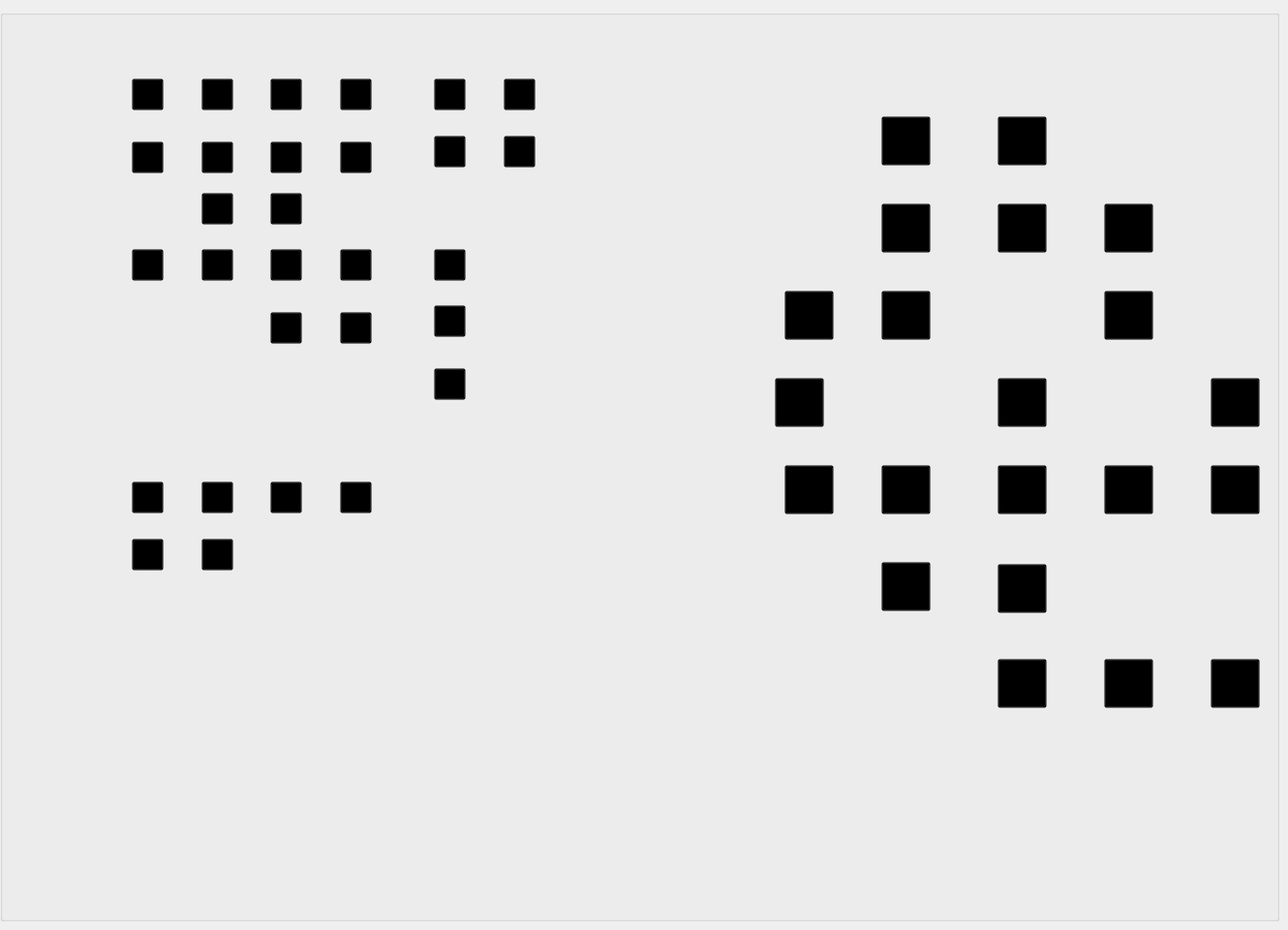
       <widget class="QWidget" name="Mapa">
        <widget class="QGroupBox" name="groupBox_2">
         <property name="geometry">
          <rect>
           <x>0</x>
           <y>10</y>
           <width>1321</width>
           <height>941</height>
          </rect>
         </property>
         <property name="styleSheet">
          <string notr="true"/>
         </property>
         <property name="title">
          <string/>
         </property>
         <widget class="QLabel" name="mapaGRAFICO">
          <property name="geometry">
           <rect>
            <x>0</x>
            <y>0</y>
            <width>836</width>
            <height>618</height>
           </rect>
          </property>
          <property name="styleSheet">
           <string notr="true">border-image: url(:/Imagenes/Alumno/Mapa_ICC.jpg);</string>
          </property>
          <property name="text">
           <string/>
          </property>
         </widget>
         <widget class="QPushButton" name="mater2">
          <property name="geometry">
           <rect>
            <x>136</x>
            <y>136</y>
            <width>33</width>
            <height>33</height>
           </rect>
          </property>
          <property name="styleSheet">
           <string notr="true">QPushButton{
	background-color: transparent;
	border-image: url(:/Imagenes/Alumno/candadoF.png);
}
</string>
          </property>
          <property name="text">
           <string/>
          </property>
         </widget>
         <widget class="QPushButton" name="mater22">
          <property name="geometry">
           <rect>
            <x>351</x>
            <y>487</y>
            <width>33</width>
            <height>33</height>
           </rect>
          </property>
          <property name="styleSheet">
           <string notr="true">QPushButton{
	background-color: transparent;
	border-image: url(:/Imagenes/Alumno/candadoF.png);
}
</string>
          </property>
          <property name="text">
           <string/>
          </property>
         </widget>
         <widget class="QPushButton" name="mater17">
          <property name="geometry">
           <rect>
            <x>279</x>
            <y>487</y>
            <width>33</width>
            <height>33</height>
           </rect>
          </property>
          <property name="styleSheet">
           <string notr="true">QPushButton{
	background-color: transparent;
	border-image: url(:/Imagenes/Alumno/candadoF.png);
}
</string>
          </property>
          <property name="text">
           <string/>
          </property>
         </widget>
         <widget class="QPushButton" name="mater10">
          <property name="geometry">
           <rect>
            <x>208</x>
            <y>487</y>
            <width>33</width>
            <height>33</height>
           </rect>
          </property>
          <property name="styleSheet">
           <string notr="true">QPushButton{
	background-color: transparent;
	border-image: url(:/Imagenes/Alumno/candadoF.png);
}
</string>
          </property>
          <property name="text">
           <string/>
          </property>
         </widget>
         <widget class="QPushButton" name="mater4">
          <property name="geometry">
           <rect>
            <x>136</x>
            <y>487</y>
            <width>33</width>
            <height>33</height>
           </rect>
          </property>
          <property name="styleSheet">
           <string notr="true">QPushButton{
	background-color: transparent;
	border-image: url(:/Imagenes/Alumno/candadoF.png);
}
</string>
          </property>
          <property name="text">
           <string/>
          </property>
         </widget>
         <widget class="QPushButton" name="mater5">
          <property name="geometry">
           <rect>
            <x>136</x>
            <y>546</y>
            <width>33</width>
            <height>33</height>
           </rect>
          </property>
          <property name="styleSheet">
           <string notr="true">QPushButton{
	background-color: transparent;
	border-image: url(:/Imagenes/Alumno/candadoF.png);
}
</string>
          </property>
          <property name="text">
           <string/>
          </property>
         </widget>
         <widget class="QPushButton" name="mater11">
          <property name="geometry">
           <rect>
            <x>208</x>
            <y>546</y>
            <width>33</width>
            <height>33</height>
           </rect>
          </property>
          <property name="styleSheet">
           <string notr="true">QPushButton{
	background-color: transparent;
	border-image: url(:/Imagenes/Alumno/candadoF.png);
}
</string>
          </property>
          <property name="text">
           <string/>
          </property>
         </widget>
         <widget class="QPushButton" name="mater7">
          <property name="geometry">
           <rect>
            <x>208</x>
            <y>136</y>
            <width>33</width>
            <height>33</height>
           </rect>
          </property>
          <property name="styleSheet">
           <string notr="true">QPushButton{
	background-color: transparent;
	border-image: url(:/Imagenes/Alumno/candadoF.png);
}
</string>
          </property>
          <property name="text">
           <string/>
          </property>
         </widget>
         <widget class="QPushButton" name="mater1">
          <property name="geometry">
           <rect>
            <x>136</x>
            <y>71</y>
            <width>33</width>
            <height>33</height>
           </rect>
          </property>
          <property name="styleSheet">
           <string notr="true">QPushButton{
	background-color: transparent;
	border-image: url(:/Imagenes/Alumno/candadoF.png);
}
</string>
          </property>
          <property name="text">
           <string/>
          </property>
         </widget>
         <widget class="QPushButton" name="mater8">
          <property name="geometry">
           <rect>
            <x>208</x>
            <y>189</y>
            <width>33</width>
            <height>33</height>
           </rect>
          </property>
          <property name="styleSheet">
           <string notr="true">QPushButton{
	background-color: transparent;
	border-image: url(:/Imagenes/Alumno/candadoF.png);
}
</string>
          </property>
          <property name="text">
           <string/>
          </property>
         </widget>
         <widget class="QPushButton" name="mater14">
          <property name="geometry">
           <rect>
            <x>279</x>
            <y>189</y>
            <width>33</width>
            <height>33</height>
           </rect>
          </property>
          <property name="styleSheet">
           <string notr="true">QPushButton{
	background-color: transparent;
	border-image: url(:/Imagenes/Alumno/candadoF.png);
}
</string>
          </property>
          <property name="text">
           <string/>
          </property>
         </widget>
         <widget class="QPushButton" name="mater13">
          <property name="geometry">
           <rect>
            <x>279</x>
            <y>136</y>
            <width>33</width>
            <height>33</height>
           </rect>
          </property>
          <property name="styleSheet">
           <string notr="true">QPushButton{
	background-color: transparent;
	border-image: url(:/Imagenes/Alumno/candadoF.png);
}
</string>
          </property>
          <property name="text">
           <string/>
          </property>
         </widget>
         <widget class="QPushButton" name="mater19">
          <property name="geometry">
           <rect>
            <x>351</x>
            <y>136</y>
            <width>33</width>
            <height>33</height>
           </rect>
          </property>
          <property name="styleSheet">
           <string notr="true">QPushButton{
	background-color: transparent;
	border-image: url(:/Imagenes/Alumno/candadoF.png);
}
</string>
          </property>
          <property name="text">
           <string/>
          </property>
         </widget>
         <widget class="QPushButton" name="mater18">
          <property name="geometry">
           <rect>
            <x>351</x>
            <y>71</y>
            <width>33</width>
            <height>33</height>
           </rect>
          </property>
          <property name="styleSheet">
           <string notr="true">QPushButton{
	background-color: transparent;
	border-image: url(:/Imagenes/Alumno/candadoF.png);
}
</string>
          </property>
          <property name="text">
           <string/>
          </property>
         </widget>
         <widget class="QPushButton" name="mater12">
          <property name="geometry">
           <rect>
            <x>279</x>
            <y>71</y>
            <width>33</width>
            <height>33</height>
           </rect>
          </property>
          <property name="styleSheet">
           <string notr="true">QPushButton{
	background-color: transparent;
	border-image: url(:/Imagenes/Alumno/candadoF.png);
}
</string>
          </property>
          <property name="text">
           <string/>
          </property>
         </widget>
         <widget class="QPushButton" name="mater6">
          <property name="geometry">
           <rect>
            <x>208</x>
            <y>71</y>
            <width>33</width>
            <height>33</height>
           </rect>
          </property>
          <property name="styleSheet">
           <string notr="true">QPushButton{
	background-color: transparent;
	border-image: url(:/Imagenes/Alumno/candadoF.png);
}
</string>
          </property>
          <property name="text">
           <string/>
          </property>
         </widget>
         <widget class="QPushButton" name="mater9">
          <property name="geometry">
           <rect>
            <x>208</x>
            <y>247</y>
            <width>33</width>
            <height>33</height>
           </rect>
          </property>
          <property name="styleSheet">
           <string notr="true">QPushButton{
	background-color: transparent;
	border-image: url(:/Imagenes/Alumno/candadoF.png);
}
</string>
          </property>
          <property name="text">
           <string/>
          </property>
         </widget>
         <widget class="QPushButton" name="mater3">
          <property name="geometry">
           <rect>
            <x>136</x>
            <y>247</y>
            <width>33</width>
            <height>33</height>
           </rect>
          </property>
          <property name="styleSheet">
           <string notr="true">QPushButton{
	background-color: transparent;
	border-image: url(:/Imagenes/Alumno/candadoF.png);
}
</string>
          </property>
          <property name="text">
           <string/>
          </property>
         </widget>
         <widget class="QPushButton" name="mater26">
          <property name="geometry">
           <rect>
            <x>448</x>
            <y>305</y>
            <width>33</width>
            <height>33</height>
           </rect>
          </property>
          <property name="styleSheet">
           <string notr="true">QPushButton{
	background-color: transparent;
	border-image: url(:/Imagenes/Alumno/candadoF.png);
}
</string>
          </property>
          <property name="text">
           <string/>
          </property>
         </widget>
         <widget class="QPushButton" name="mater27">
          <property name="geometry">
           <rect>
            <x>448</x>
            <y>370</y>
            <width>33</width>
            <height>33</height>
           </rect>
          </property>
          <property name="styleSheet">
           <string notr="true">QPushButton{
	background-color: transparent;
	border-image: url(:/Imagenes/Alumno/candadoF.png);
}
</string>
          </property>
          <property name="text">
           <string/>
          </property>
         </widget>
         <widget class="QPushButton" name="mater21">
          <property name="geometry">
           <rect>
            <x>351</x>
            <y>312</y>
            <width>33</width>
            <height>33</height>
           </rect>
          </property>
          <property name="styleSheet">
           <string notr="true">QPushButton{
	background-color: transparent;
	border-image: url(:/Imagenes/Alumno/candadoF.png);
}
</string>
          </property>
          <property name="text">
           <string/>
          </property>
         </widget>
         <widget class="QPushButton" name="mater20">
          <property name="geometry">
           <rect>
            <x>351</x>
            <y>247</y>
            <width>33</width>
            <height>33</height>
           </rect>
          </property>
          <property name="styleSheet">
           <string notr="true">QPushButton{
	background-color: transparent;
	border-image: url(:/Imagenes/Alumno/candadoF.png);
}
</string>
          </property>
          <property name="text">
           <string/>
          </property>
         </widget>
         <widget class="QPushButton" name="mater32">
          <property name="geometry">
           <rect>
            <x>810</x>
            <y>470</y>
            <width>51</width>
            <height>51</height>
           </rect>
          </property>
          <property name="styleSheet">
           <string notr="true">QPushButton{
	background-color: transparent;
	border-image: url(:/Imagenes/Alumno/candadoF.png);
}
</string>
          </property>
          <property name="text">
           <string/>
          </property>
         </widget>
         <widget class="QPushButton" name="mater16">
          <property name="geometry">
           <rect>
            <x>279</x>
            <y>312</y>
            <width>33</width>
            <height>33</height>
           </rect>
          </property>
          <property name="styleSheet">
           <string notr="true">QPushButton{
	background-color: transparent;
	border-image: url(:/Imagenes/Alumno/candadoF.png);
}
</string>
          </property>
          <property name="text">
           <string/>
          </property>
         </widget>
         <widget class="QPushButton" name="mater25">
          <property name="geometry">
           <rect>
            <x>448</x>
            <y>247</y>
            <width>33</width>
            <height>33</height>
           </rect>
          </property>
          <property name="styleSheet">
           <string notr="true">QPushButton{
	background-color: transparent;
	border-image: url(:/Imagenes/Alumno/candadoF.png);
}
</string>
          </property>
          <property name="text">
           <string/>
          </property>
         </widget>
         <widget class="QPushButton" name="mater15">
          <property name="geometry">
           <rect>
            <x>279</x>
            <y>247</y>
            <width>33</width>
            <height>33</height>
           </rect>
          </property>
          <property name="styleSheet">
           <string notr="true">QPushButton{
	background-color: transparent;
	border-image: url(:/Imagenes/Alumno/candadoF.png);
}
</string>
          </property>
          <property name="text">
           <string/>
          </property>
         </widget>
         <widget class="QPushButton" name="mater37">
          <property name="geometry">
           <rect>
            <x>910</x>
            <y>570</y>
            <width>51</width>
            <height>51</height>
           </rect>
          </property>
          <property name="styleSheet">
           <string notr="true">QPushButton{
	background-color: transparent;
	border-image: url(:/Imagenes/Alumno/candadoF.png);
}
</string>
          </property>
          <property name="text">
           <string/>
          </property>
         </widget>
         <widget class="QPushButton" name="mater41">
          <property name="geometry">
           <rect>
            <x>1030</x>
            <y>470</y>
            <width>51</width>
            <height>51</height>
           </rect>
          </property>
          <property name="styleSheet">
           <string notr="true">QPushButton{
	background-color: transparent;
	border-image: url(:/Imagenes/Alumno/candadoF.png);
}
</string>
          </property>
          <property name="text">
           <string/>
          </property>
         </widget>
         <widget class="QPushButton" name="mater29">
          <property name="geometry">
           <rect>
            <x>520</x>
            <y>130</y>
            <width>33</width>
            <height>33</height>
           </rect>
          </property>
          <property name="styleSheet">
           <string notr="true">QPushButton{
	background-color: transparent;
	border-image: url(:/Imagenes/Alumno/candadoF.png);
}
</string>
          </property>
          <property name="text">
           <string/>
          </property>
         </widget>
         <widget class="QPushButton" name="mater42">
          <property name="geometry">
           <rect>
            <x>1030</x>
            <y>572</y>
            <width>51</width>
            <height>51</height>
           </rect>
          </property>
          <property name="styleSheet">
           <string notr="true">QPushButton{
	background-color: transparent;
	border-image: url(:/Imagenes/Alumno/candadoF.png);
}
</string>
          </property>
          <property name="text">
           <string/>
          </property>
         </widget>
         <widget class="QPushButton" name="mater23">
          <property name="geometry">
           <rect>
            <x>448</x>
            <y>71</y>
            <width>33</width>
            <height>33</height>
           </rect>
          </property>
          <property name="styleSheet">
           <string notr="true">QPushButton{
	background-color: transparent;
	border-image: url(:/Imagenes/Alumno/candadoF.png);
}
</string>
          </property>
          <property name="text">
           <string/>
          </property>
         </widget>
         <widget class="QPushButton" name="mater28">
          <property name="geometry">
           <rect>
            <x>520</x>
            <y>71</y>
            <width>33</width>
            <height>33</height>
           </rect>
          </property>
          <property name="styleSheet">
           <string notr="true">QPushButton{
	background-color: transparent;
	border-image: url(:/Imagenes/Alumno/candadoF.png);
}
</string>
          </property>
          <property name="text">
           <string/>
          </property>
         </widget>
         <widget class="QPushButton" name="mater24">
          <property name="geometry">
           <rect>
            <x>448</x>
            <y>130</y>
            <width>33</width>
            <height>33</height>
           </rect>
          </property>
          <property name="styleSheet">
           <string notr="true">QPushButton{
	background-color: transparent;
	border-image: url(:/Imagenes/Alumno/candadoF.png);
}
</string>
          </property>
          <property name="text">
           <string/>
          </property>
         </widget>
         <widget class="QPushButton" name="mater40">
          <property name="geometry">
           <rect>
            <x>1030</x>
            <y>380</y>
            <width>51</width>
            <height>51</height>
           </rect>
          </property>
          <property name="styleSheet">
           <string notr="true">QPushButton{
	background-color: transparent;
	border-image: url(:/Imagenes/Alumno/candadoF.png);
}
</string>
          </property>
          <property name="text">
           <string/>
          </property>
         </widget>
         <widget class="QPushButton" name="mater35">
          <property name="geometry">
           <rect>
            <x>910</x>
            <y>290</y>
            <width>51</width>
            <height>51</height>
           </rect>
          </property>
          <property name="styleSheet">
           <string notr="true">QPushButton{
	background-color: transparent;
	border-image: url(:/Imagenes/Alumno/candadoF.png);
}
</string>
          </property>
          <property name="text">
           <string/>
          </property>
         </widget>
         <widget class="QPushButton" name="mater30">
          <property name="geometry">
           <rect>
            <x>810</x>
            <y>290</y>
            <width>51</width>
            <height>51</height>
           </rect>
          </property>
          <property name="styleSheet">
           <string notr="true">QPushButton{
	background-color: transparent;
	border-image: url(:/Imagenes/Alumno/candadoF.png);
}
</string>
          </property>
          <property name="text">
           <string/>
          </property>
         </widget>
         <widget class="QPushButton" name="mater31">
          <property name="geometry">
           <rect>
            <x>800</x>
            <y>380</y>
            <width>51</width>
            <height>51</height>
           </rect>
          </property>
          <property name="styleSheet">
           <string notr="true">QPushButton{
	background-color: transparent;
	border-image: url(:/Imagenes/Alumno/candadoF.png);
}
</string>
          </property>
          <property name="text">
           <string/>
          </property>
         </widget>
         <widget class="QPushButton" name="mater36">
          <property name="geometry">
           <rect>
            <x>910</x>
            <y>470</y>
            <width>51</width>
            <height>51</height>
           </rect>
          </property>
          <property name="styleSheet">
           <string notr="true">QPushButton{
	background-color: transparent;
	border-image: url(:/Imagenes/Alumno/candadoF.png);
}
</string>
          </property>
          <property name="text">
           <string/>
          </property>
         </widget>
         <widget class="QPushButton" name="mater43">
          <property name="geometry">
           <rect>
            <x>1030</x>
            <y>670</y>
            <width>51</width>
            <height>51</height>
           </rect>
          </property>
          <property name="styleSheet">
           <string notr="true">QPushButton{
	background-color: transparent;
	border-image: url(:/Imagenes/Alumno/candadoF.png);
}
</string>
          </property>
          <property name="text">
           <string/>
          </property>
         </widget>
         <widget class="QPushButton" name="mater47">
          <property name="geometry">
           <rect>
            <x>1140</x>
            <y>670</y>
            <width>51</width>
            <height>51</height>
           </rect>
          </property>
          <property name="styleSheet">
           <string notr="true">QPushButton{
	background-color: transparent;
	border-image: url(:/Imagenes/Alumno/candadoF.png);
}
</string>
          </property>
          <property name="text">
           <string/>
          </property>
         </widget>
         <widget class="QPushButton" name="pushButton_41">
          <property name="geometry">
           <rect>
            <x>1250</x>
            <y>670</y>
            <width>51</width>
            <height>51</height>
           </rect>
          </property>
          <property name="styleSheet">
           <string notr="true">QPushButton{
	background-color: transparent;
	border-image: url(:/Imagenes/Alumno/candadoF.png);
}
</string>
          </property>
          <property name="text">
           <string/>
          </property>
         </widget>
         <widget class="QPushButton" name="mater46">
          <property name="geometry">
           <rect>
            <x>1140</x>
            <y>470</y>
            <width>51</width>
            <height>51</height>
           </rect>
          </property>
          <property name="styleSheet">
           <string notr="true">QPushButton{
	background-color: transparent;
	border-image: url(:/Imagenes/Alumno/candadoF.png);
}
</string>
          </property>
          <property name="text">
           <string/>
          </property>
         </widget>
         <widget class="QPushButton" name="mater49">
          <property name="geometry">
           <rect>
            <x>1250</x>
            <y>470</y>
            <width>51</width>
            <height>51</height>
           </rect>
          </property>
          <property name="styleSheet">
           <string notr="true">QPushButton{
	background-color: transparent;
	border-image: url(:/Imagenes/Alumno/candadoF.png);
}
</string>
          </property>
          <property name="text">
           <string/>
          </property>
         </widget>
         <widget class="QPushButton" name="mater48">
          <property name="geometry">
           <rect>
            <x>1250</x>
            <y>380</y>
            <width>51</width>
            <height>51</height>
           </rect>
          </property>
          <property name="styleSheet">
           <string notr="true">QPushButton{
	background-color: transparent;
	border-image: url(:/Imagenes/Alumno/candadoF.png);
}
</string>
          </property>
          <property name="text">
           <string/>
          </property>
         </widget>
         <widget class="QPushButton" name="mater33">
          <property name="geometry">
           <rect>
            <x>910</x>
            <y>110</y>
            <width>51</width>
            <height>51</height>
           </rect>
          </property>
          <property name="styleSheet">
           <string notr="true">QPushButton{
	background-color: transparent;
	border-image: url(:/Imagenes/Alumno/candadoF.png);
}
</string>
          </property>
          <property name="text">
           <string/>
          </property>
         </widget>
         <widget class="QPushButton" name="mater38">
          <property name="geometry">
           <rect>
            <x>1030</x>
            <y>110</y>
            <width>51</width>
            <height>51</height>
           </rect>
          </property>
          <property name="styleSheet">
           <string notr="true">QPushButton{
	background-color: transparent;
	border-image: url(:/Imagenes/Alumno/candadoF.png);
}
</string>
          </property>
          <property name="text">
           <string/>
          </property>
         </widget>
         <widget class="QPushButton" name="mater34">
          <property name="geometry">
           <rect>
            <x>910</x>
            <y>200</y>
            <width>51</width>
            <height>51</height>
           </rect>
          </property>
          <property name="styleSheet">
           <string notr="true">QPushButton{
	background-color: transparent;
	border-image: url(:/Imagenes/Alumno/candadoF.png);
}
</string>
          </property>
          <property name="text">
           <string/>
          </property>
         </widget>
         <widget class="QPushButton" name="mater39">
          <property name="geometry">
           <rect>
            <x>1030</x>
            <y>200</y>
            <width>51</width>
            <height>51</height>
           </rect>
          </property>
          <property name="styleSheet">
           <string notr="true">QPushButton{
	background-color: transparent;
	border-image: url(:/Imagenes/Alumno/candadoF.png);
}
</string>
          </property>
          <property name="text">
           <string/>
          </property>
         </widget>
         <widget class="QPushButton" name="mater44">
          <property name="geometry">
           <rect>
            <x>1140</x>
            <y>200</y>
            <width>51</width>
            <height>51</height>
           </rect>
          </property>
          <property name="styleSheet">
           <string notr="true">QPushButton{
	background-color: transparent;
	border-image: url(:/Imagenes/Alumno/candadoF.png);
}
</string>
          </property>
          <property name="text">
           <string/>
          </property>
         </widget>
         <widget class="QPushButton" name="mater45">
          <property name="geometry">
           <rect>
            <x>1140</x>
            <y>290</y>
            <width>51</width>
            <height>51</height>
           </rect>
          </property>
          <property name="styleSheet">
           <string notr="true">QPushButton{
	background-color: transparent;
	border-image: url(:/Imagenes/Alumno/candadoF.png);
}
</string>
          </property>
          <property name="text">
           <string/>
          </property>
         </widget>
        </widget>
       </widget>
